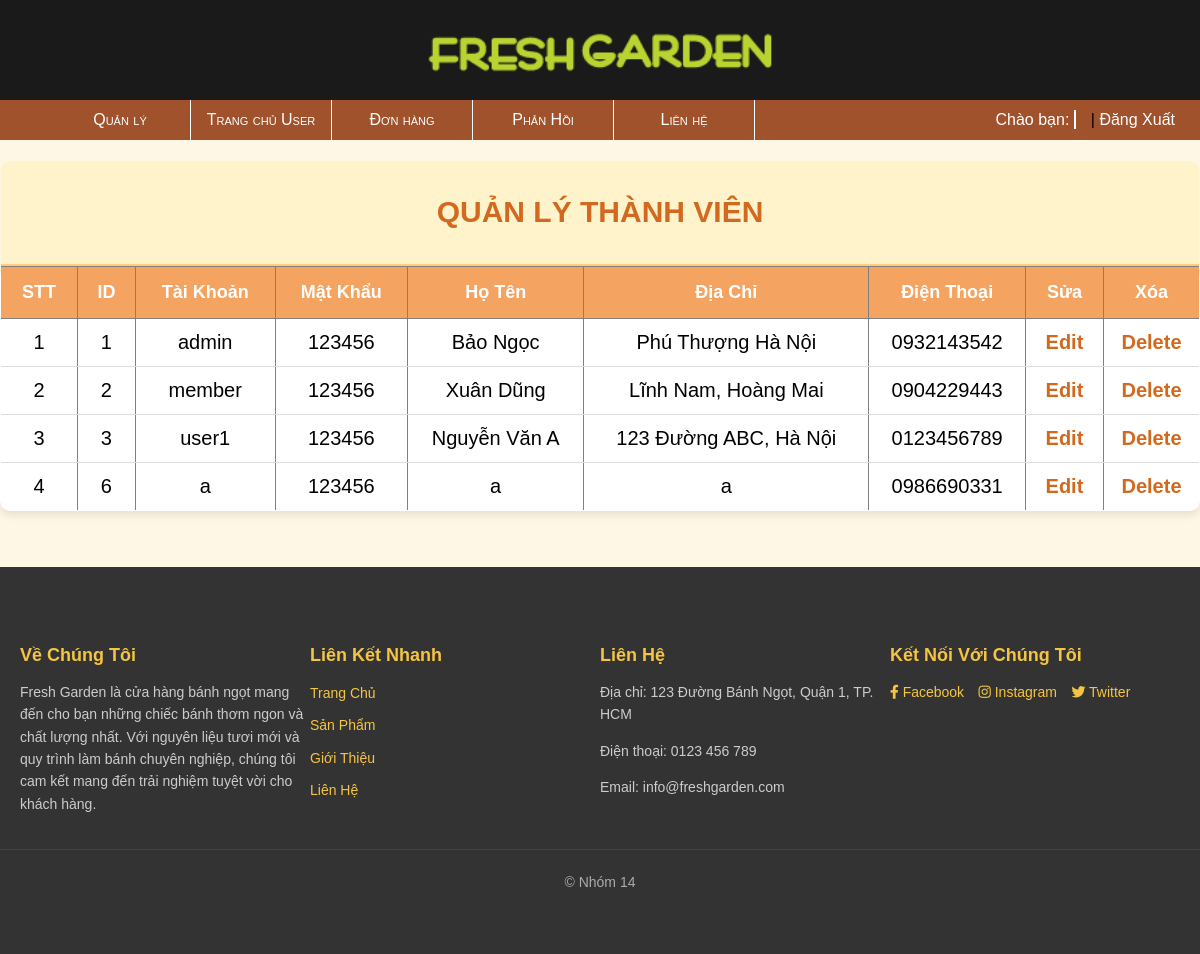
The app's page /Admin/QLThanhVien/danhsachtv.php with its own data.
### tables this page shows
CREATE TABLE `users` (
  `user_id` int(11) NOT NULL,
  `username` varchar(50) NOT NULL,
  `password` varchar(255) NOT NULL,
  `role_id` int(11) NOT NULL,
  `Hoten` varchar(255) NOT NULL,
  `Diachi` text NOT NULL,
  `Dienthoai` varchar(20) NOT NULL
);

### Admin/QLThanhVien/danhsachtv.php (the view, shortened to what this page needs)
<?php
include "../../ketnoi.php";
?>
<!DOCTYPE html>
<html lang="en">
<head>
    <link rel="stylesheet" href="../../Header/header.css">
    <link rel="stylesheet" href="../menuAD/menuCon.css">
    <link rel="stylesheet" href="../../Footer/footer.css">
    <link rel="stylesheet" href="./thanhvien.css">
</head>
<body>
<?php
    $i = 0;
    $db = "SELECT * FROM users ";
    $result = mysqli_query($conn, $db);
    include "../../Header/header.php";
    include "../menuAD/menuNgang.php";
    ?>
    <table cellspacing="0" cellpadding="5px" border="1" style="width:100%">
        <caption>
            <h2 style="font-style: bold; font-size:30px">QUẢN LÝ THÀNH VIÊN</h2>
        </caption>
        <thead>
            <tr style=" font-size: 20px; ">
                <th>STT</th>
                <th>ID</th>
                <th>Tài Khoản</th>
                <th>Mật Khẩu</th>
                <th>Họ Tên</th>
                <th>Địa Chỉ</th>
                <th>Điện Thoại</th>
                <th>Sửa</th>
                <th>Xóa</th>
            </tr>
        </thead>
        <tbody>
            <?php
                while ($row = mysqli_fetch_array($result)) { ?>
                    <tr style="text-align: center; font-size: 20px;">
                        <td><?php echo ++$i; ?></td>
                        <td><?php echo $row['user_id']; ?></td>
                        <td><?php echo $row['username']; ?></td>
                        <td><?php echo $row['password']; ?></td>
                        <td><?php echo $row['Hoten']; ?></td>
                        <td><?php echo $row['Diachi']; ?></td>
                        <td><?php echo $row['Dienthoai']; ?></td>
                        <td>
                            <a href="SuaTV.php?user_id=<?php echo $row['user_id']; ?>" style="text-decoration: none;">Edit</a>
                        </td>
                        <td>
                            <a href="XoaTV.php?user_id=<?php echo $row['user_id']; ?>" style="text-decoration: none;"
                                onclick="return confirm('Bạn có chắc chắn muốn xóa thành viên này không?')">Delete</a>
                        </td>
                    </tr>
                <?php
                }
                ?>
        </tbody>
    </table>
    <?php
    include "../../Footer/footer.php";
    ?>
</body>
</html>

### Header/header.css (style rules this page uses)
html, body { width: 100%; height: 100%; margin: 0; padding: 0; box-sizing: border-box; }

### Admin/QLThanhVien/thanhvien.css (style rules this page uses)
body { font-family: 'Arial', sans-serif; background-color: #fff7e6; margin: 0; padding: 0; }
table { width: 100%; border-collapse: collapse; margin: 20px 0; background-color: #ffffff; box-shadow: 0 4px 8px rgba(0, 0, 0, 0.1); border-radius: 10px; overflow: hidden; }
table caption { font-size: 24px; color: #d2691e; font-weight: bold; padding: 10px; background-color: #fff3cc; border-bottom: 2px solid #ffcc80; }
thead { background-color: #f4a460; color: white; }
thead th { padding: 15px; text-align: center; font-size: 18px; }
tbody tr { text-align: center; font-size: 16px; border-bottom: 1px solid #ddd; transition: background-color 0.3s; }
tbody td { padding: 12px 10px; }
tbody td a { text-decoration: none; color: #d2691e; font-weight: bold; transition: color 0.3s; }

### records on screen
users: user_id "1", username "admin", password "123456", Hoten "Bảo Ngọc", Diachi "Phú Thượng Hà Nội", Dienthoai "0932143542"
users: user_id "2", username "member", password "123456", Hoten "Xuân Dũng", Diachi "Lĩnh Nam, Hoàng Mai", Dienthoai "0904229443"
users: user_id "3", username "user1", password "123456", Hoten "Nguyễn Văn A", Diachi "123 Đường ABC, Hà Nội", Dienthoai "0123456789"
users: user_id "6", username "a", password "123456", Hoten "a", Diachi "a", Dienthoai "0986690331"
